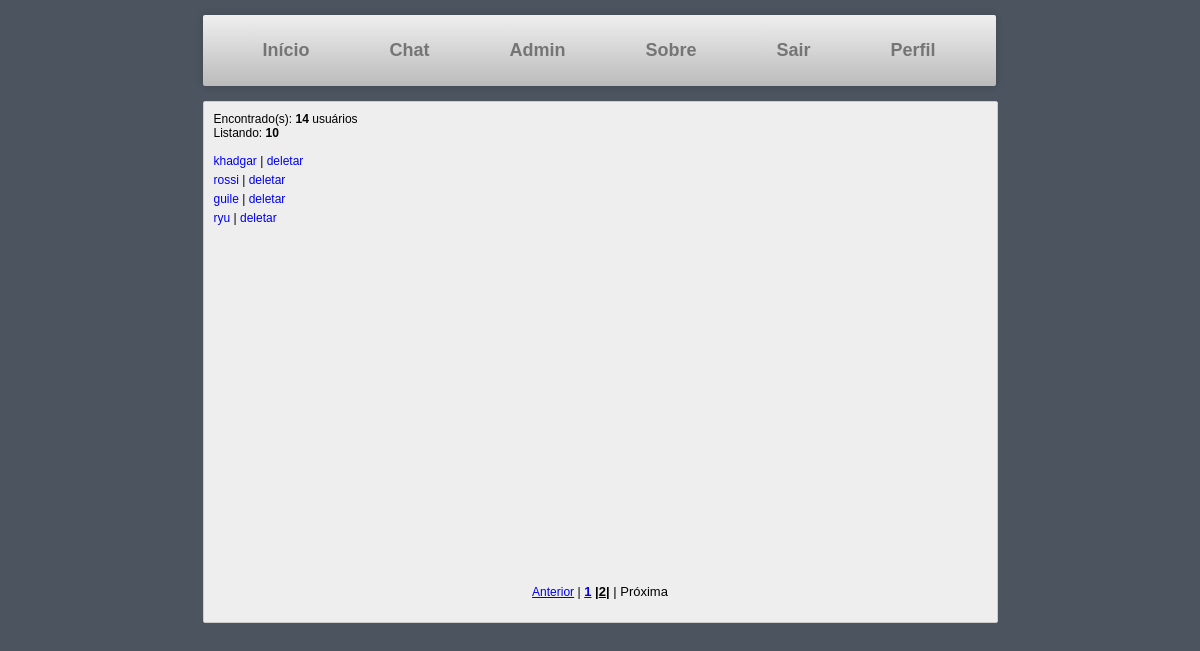
Screenshot of /index.php?page=admin&lista=2 (signed in) with the database file from the repository.
### tables this page shows
CREATE TABLE IF NOT EXISTS `usuarios` (
`id` int(11) NOT NULL,
  `usuario` varchar(32) NOT NULL,
  `senha` varchar(32) NOT NULL,
  `ultimo_login` datetime NOT NULL DEFAULT '0000-00-00 00:00:00',
  `contador` mediumint(9) NOT NULL DEFAULT '0',
  `email` varchar(40) NOT NULL DEFAULT '0',
  `ban` int(11) NOT NULL DEFAULT '0',
  `ultimo_ip` varchar(100) NOT NULL DEFAULT '0',
  `atual_ip` varchar(100) NOT NULL DEFAULT '0.0.0.0',
  `level` tinyint(3) NOT NULL DEFAULT '0',
  `registro` timestamp NOT NULL DEFAULT '0000-00-00 00:00:00',
  `apelido` varchar(32) NOT NULL,
  `hash` varchar(100) NOT NULL
);

### session.php (called while the page is built, shortened)
<?php
   include('conectar.php');
   $user_check = $_SESSION['login_user'];
   $ses_sql = mysqli_query($db,"select usuario from usuarios where usuario = '$user_check' ");
   $row = mysqli_fetch_array($ses_sql,MYSQLI_ASSOC);
   $login_session = $row['usuario'];
?>

### admin.php (the view, shortened to what this page needs)
<?php
if ($level >= "1"){
$pg = $_GET['lista'];
$sqladmin = mysqli_query($db,"SELECT * FROM usuarios") or die ("consulta um falhou");
$qtpg = 10;
$total = mysqli_num_rows($sqladmin);
if ($total <= $qtpg)
{
$total_paginas = 1;
} else {
$total_paginas = ceil($total/$qtpg);
}
$inicio = ($pg - 1) * $qtpg;
print "Encontrado(s): "."<b>"."$total"."</b>"." usuários"."<br>";
print "Listando: "."<b>"."$qtpg"."</b>"."<br><br>";
print "<div id='adminlista'>";
$sqladmin = mysqli_query($db,"SELECT * FROM usuarios LIMIT $inicio, $qtpg") or die ("consulta falhou");
while($array_result=mysqli_fetch_array($sqladmin)){
$iduser = $array_result["id"];
$user = $array_result["usuario"];
print "<p><a class='linkedita' href='?page=edita&id=$iduser'>$user</a> | <a class='linkedita' href='?page=deleta&id=$iduser'>deletar</a></p>";
}
print "</div>";
print "<div class='listapagina'>";
if ($pg == 1) {
	echo "Anterior |";
}
else
{echo "<a href=\"?page=admin&lista=".($pg - 1)."\" targe=\"_self\">Anterior</a> |";}
$i = 1;
while ($i <= $total_paginas) {
if ($i == $pg)
{
echo "<strong><font size=2 color=#000000>";
echo " <b>|<u>$i</u>|</b> ";
echo "</font></strong>";
}
else
{
echo "<strong><font size=2 color=#000000>";
echo " <a href=\"?page=admin&lista=".$i."\" target=\"_self\">".$i."</a> ";
echo "</font></strong>";
}
$i = $i + 1;
}
if ($pg == $total_paginas)
{
echo "<font size=2 color=#000000>";
echo "| Próxima\n";
echo "</font>";
}
else
{
echo "<font size=2 color=#000000>";
echo "| <a href=\"?page=admin&lista=".($pg + 1)."\" targe=\"_self\">Próxima</a>\n";
echo "</font>"; }
print "</div>";
} else {echo "Você não é admin";}
?>

### index.php (style rules this page uses)
* { margin: auto; padding: auto; }
body { background-color: #4b545f; width: 795px; font-family: arial, helvetica, sans-serif; font-size: 12px; }
p { margin-bottom: 5px; }
.listapagina { text-align: center; bottom: 0; }
#adminlista { height: 430px; }
.linkedita { text-decoration: none; }

### rows the page displays
usuarios: level "10"
usuarios: usuario "khadgar"
usuarios: usuario "rossi"
usuarios: usuario "guile"
usuarios: usuario "ryu"

### other values shown
$total "14"
